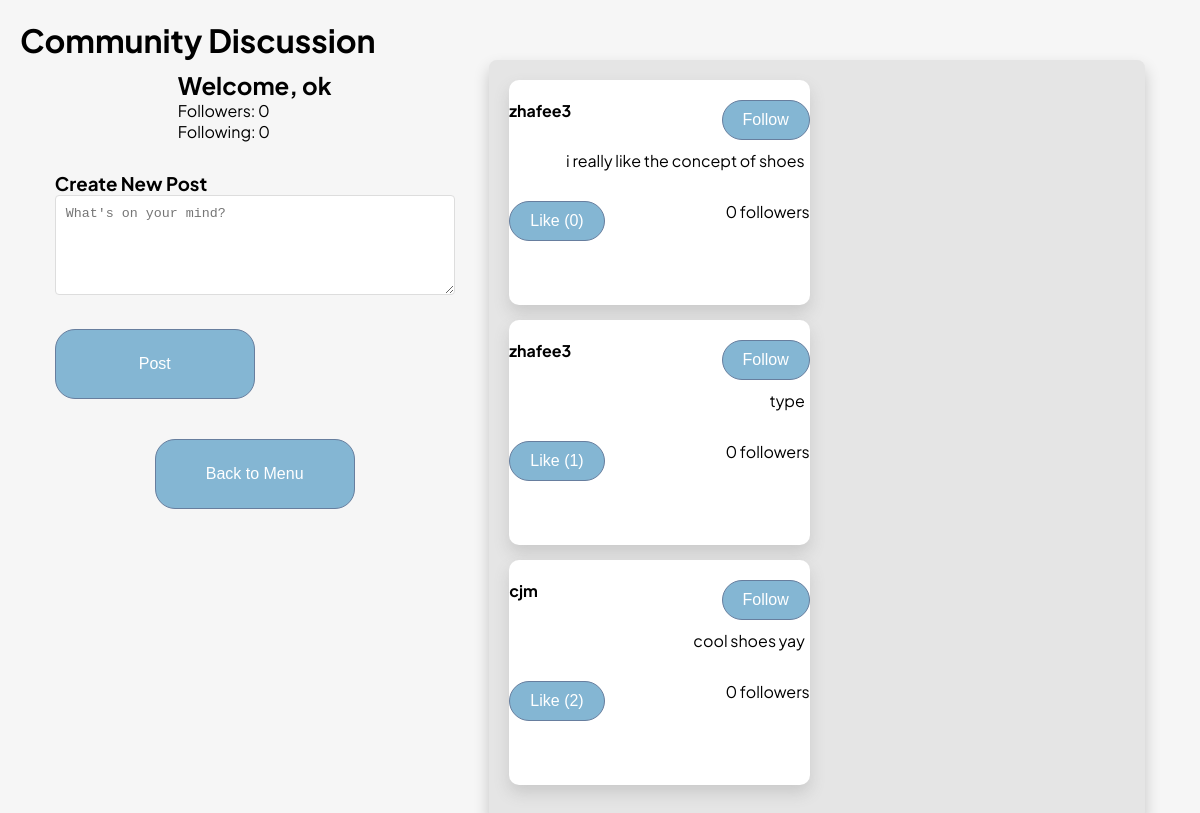
/discussion (signed in), run on an earlier commit of the app's database.
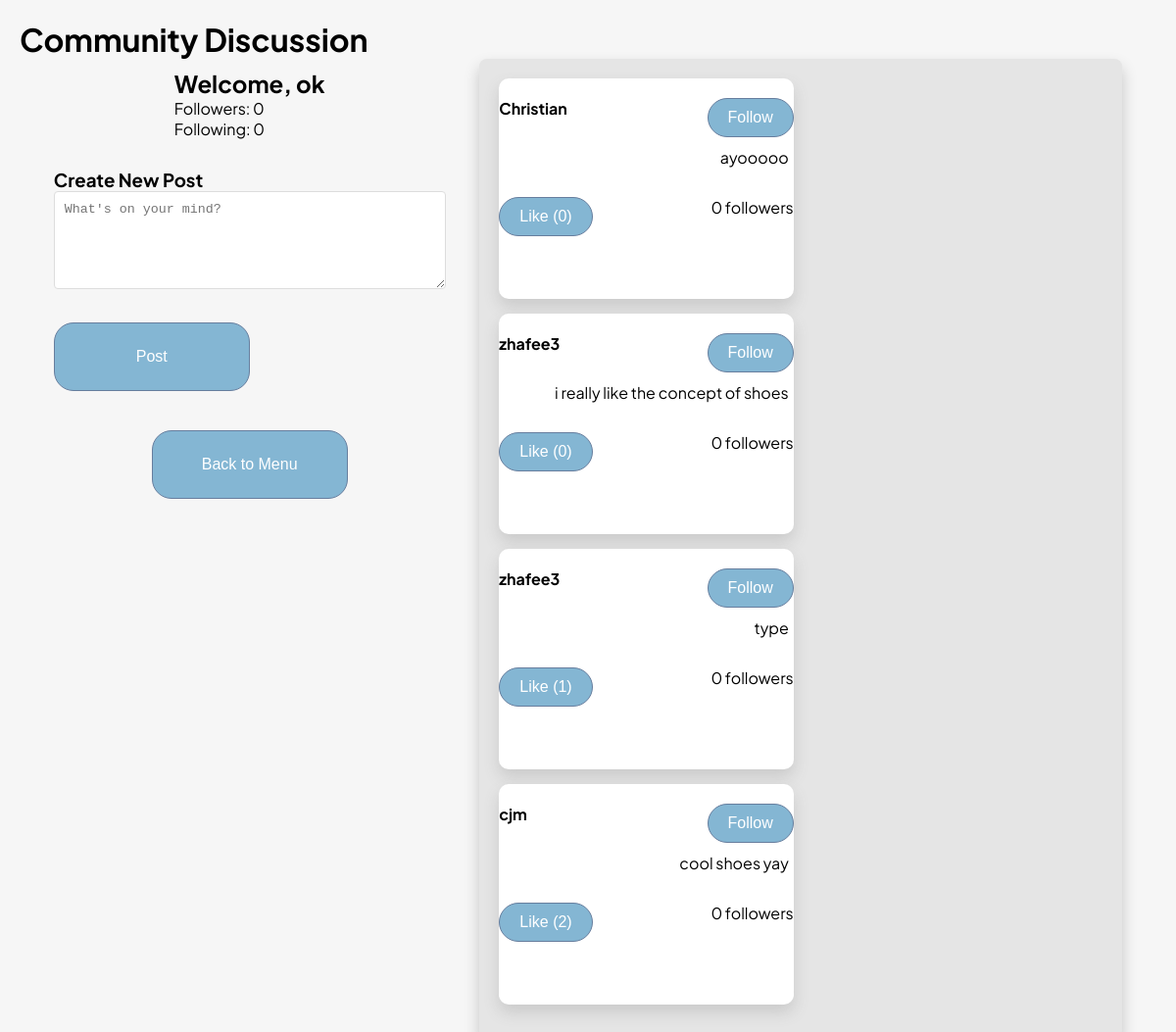
And on a later commit of the database.
### tables this page shows
CREATE TABLE DiscussionEntry (
    DiscussionEntryID INTEGER PRIMARY KEY AUTOINCREMENT,
    Body TEXT,
    Username TEXT NOT NULL,
    Likes INT DEFAULT 0,
    FOREIGN KEY (Username) REFERENCES Client(Username)
);

### main.py (the view)
@app.route('/discussion', methods=['GET'])
def view_discussion():
    if 'username' not in session:
        return redirect(url_for('login'))
    conn = get_db()
    dbCursor = conn.cursor()
    entries = logic.get_discussion_entries(dbCursor)
    user_stats = logic.get_user_stats(dbCursor, session['username'])
    return render_template(
        'discussion.html',
        entries=entries,
        current_user=session['username'],
        user_stats=user_stats
    )

### logic.py (called while the page is built)
def get_discussion_entries(dbCursor, limit=50):
    query = """
        SELECT de.DiscussionEntryID, de.Body, de.Username, de.Likes,
               COUNT(DISTINCT f.FollowerUsername) as FollowerCount
        FROM DiscussionEntry de
        LEFT JOIN Follows f ON de.Username = f.FollowingUsername
        GROUP BY de.DiscussionEntryID
        ORDER BY de.DiscussionEntryID DESC
        LIMIT ?
    """
    try:
        dbCursor.execute(query, (limit,))
        return dbCursor.fetchall()
    except Exception as e:
        print(f"Error fetching discussion entries: {e}")
        return []

### main.py (called while the page is built)
def get_db():
    if 'db' not in g:
        g.db = sqlite3.connect(db_path, check_same_thread=False)
    return g.db

### templates/discussion.html (shortened to what this page needs)
<!DOCTYPE html>
<html>
<head>
    <link rel="stylesheet" href="static/app.css"/>
</head>
<body>
    <h1>Community Discussion</h1>
    <div class="menu-container">
        <div class="left-column">
            <div class="user-stats">
                <h2>Welcome, {{ current_user }}</h2>
                <p>Followers: {{ user_stats.followers }}</p>
                <p>Following: {{ user_stats.following }}</p>
            </div>
            <div class="create-post">
                <h3>Create New Post</h3>
                <form id="postForm" onsubmit="createPost(event)">
                    <textarea name="body" required placeholder="What's on your mind?"></textarea>
                    <button type="submit" class="btn">Post</button>
                </form>
            </div>
            <form action="/menu" method="GET">
                <button class="btn">Back to Menu</button>
            </form>
        </div>
        <div class="column releases-box">
            <div class="entries">
                {% for entry in entries %}
                <div class="releases-box-section entry" data-id="{{ entry[0] }}">
                    <div class="entry-header">
                        <strong>{{ entry[2] }}</strong>
                        {% if entry[2] != current_user %}
                        <button class="btn" onclick="followUser('{{ entry[2] }}')">Follow</button>
                        {% endif %}
                    </div>
                    <p>{{ entry[1] }}</p>
                    <div class="entry-footer">
                        <button class="btn" onclick="toggleLike('{{entry[0]}}')">
                            Like ({{ entry[3] }})
                        </button>
                        <span>{{ entry[4] }} followers</span>
                    </div>
                </div>
                {% endfor %}
            </div>
        </div>
    </div>
</body>
</html>

What changed in the data, as far as the page shows it:
added DiscussionEntry: Username "Christian", Body "ayooooo", Likes "0"
